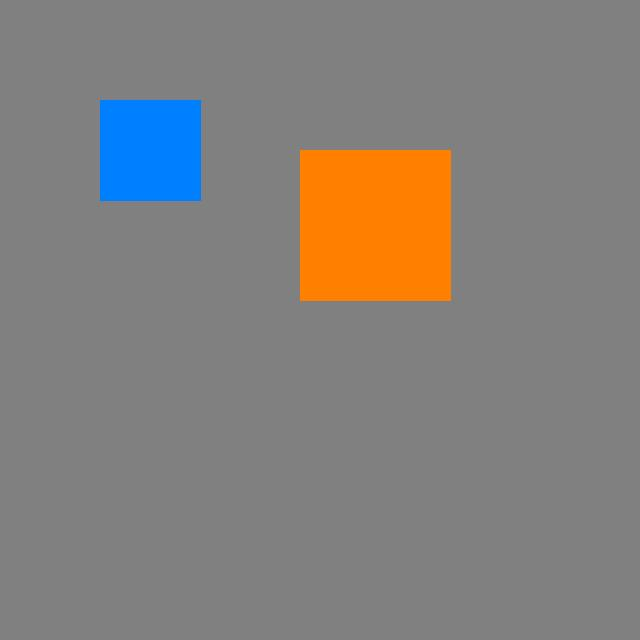
#> input picture assets/test_face.jpg, 640 x 640 px
$ python describe_image.py
#> lines starting #> are read from the running program, lines starting #| are printed output that depends on the picture; after the words box and inside, x2 and y2 are one past the last pixel; in counts of white or black regions, pixels touching at a corner belong together
"""Describe the test image content."""
import cv2
import numpy as np
from PIL import Image

img = cv2.imread("assets/test_face.jpg")
#> img is the input picture: shape (640, 640, 3); mean B, G, R 124.1, 127.9, 131.9
pil_img = Image.open("assets/test_face.jpg")

print(f"OpenCV: shape={img.shape}, dtype={img.dtype}")
#| OpenCV: shape=(640, 640, 3), dtype=uint8
print(f"PIL: size={pil_img.size}, mode={pil_img.format}")
#| PIL: size=(640, 640), mode=JPEG

# Check image statistics
print(f"Pixel min: {img.min()}, max: {img.max()}, mean: {img.mean():.2f}")
#| Pixel min: 0, max: 255, mean: 127.95

# Check if image is mostly one color (background)
unique_values = np.unique(img)
#> unique_values = 250 values from 0 to 255
print(f"Unique pixel values: {len(unique_values)}")
#| Unique pixel values: 250

# Try to detect if it's a grayscale image converted to RGB
if len(np.unique(img[:, :, 0])) == len(np.unique(img[:, :, 1])) == len(np.unique(img[:, :, 2])):
    print("Warning: All channels have similar content - might be grayscale image")

# Try to detect edges
edges = cv2.Canny(img, 100, 200)
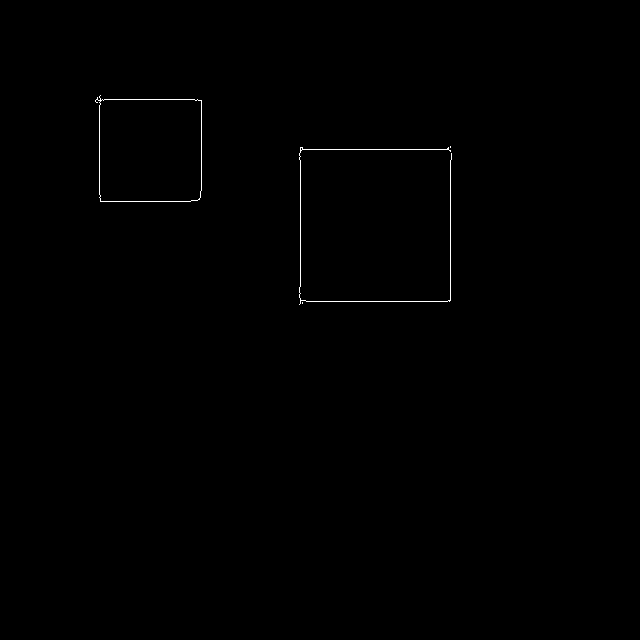
#> edges: shape (640, 640); 0.25% white in thin lines or dots, all inside (x1, y1, x2, y2) = (95, 95, 452, 305)
print(f"Edge pixels: {np.count_nonzero(edges)} out of {edges.size} ({100*np.count_nonzero(edges)/edges.size:.2f}%)")
#| Edge pixels: 1032 out of 409600 (0.25%)

# Check if it's a selfie-style image (face in center)
h, w = img.shape[:2]
#> h = 640; w = 640
center_region = img[h//3:2*h//3, w//3:2*w//3]
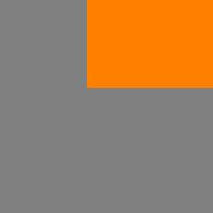
#> center_region: shape (213, 213, 3); mean B, G, R 96.8, 127.8, 158.9
print(f"Center region pixel mean: {center_region.mean():.2f}")
#| Center region pixel mean: 127.85
print(f"Full image pixel mean: {img.mean():.2f}")
#| Full image pixel mean: 127.95

# Check contrast
gray = cv2.cvtColor(img, cv2.COLOR_BGR2GRAY)
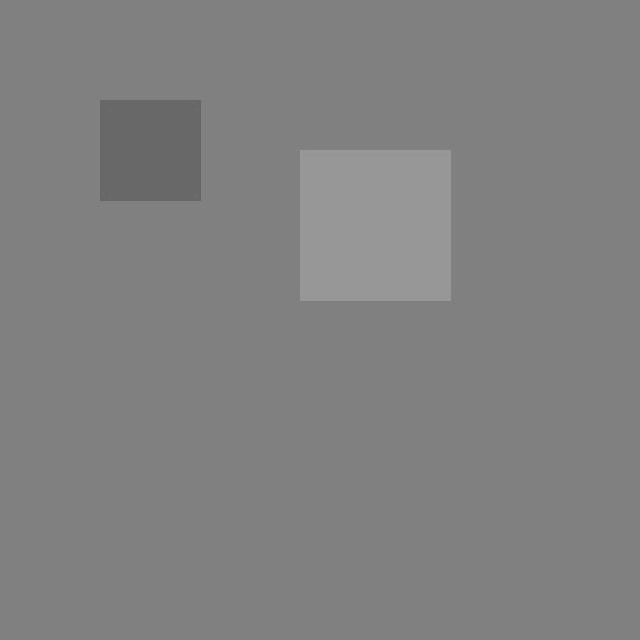
#> gray: shape (640, 640); min 98, max 157, mean 128.7
hist = cv2.calcHist([gray], [0], None, [256], [0, 256])
#> hist = 256 values, max 371913 at index 128, min 0 at index 0, mean 1600
print(f"Contrast (hist non-zero bins): {np.count_nonzero(hist)}")
#| Contrast (hist non-zero bins): 49
